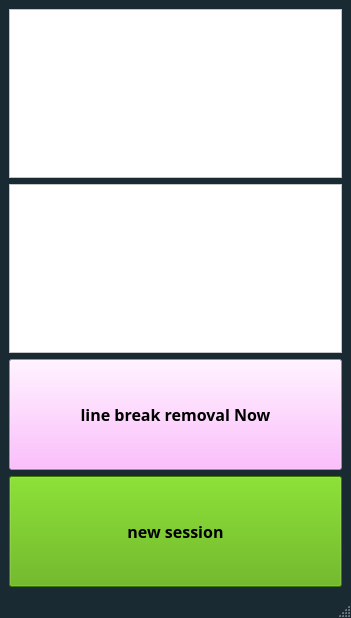
<?xml version="1.0" encoding="UTF-8"?>
<ui version="4.0">
 <class>MainWindow</class>
 <widget class="QMainWindow" name="MainWindow">
  <property name="geometry">
   <rect>
    <x>0</x>
    <y>0</y>
    <width>351</width>
    <height>618</height>
   </rect>
  </property>
  <property name="sizePolicy">
   <sizepolicy hsizetype="Preferred" vsizetype="Preferred">
    <horstretch>0</horstretch>
    <verstretch>0</verstretch>
   </sizepolicy>
  </property>
  <property name="palette">
   <palette>
    <active>
     <colorrole role="ButtonText">
      <brush brushstyle="SolidPattern">
       <color alpha="255">
        <red>242</red>
        <green>178</green>
        <blue>55</blue>
       </color>
      </brush>
     </colorrole>
     <colorrole role="Window">
      <brush brushstyle="SolidPattern">
       <color alpha="255">
        <red>25</red>
        <green>42</green>
        <blue>50</blue>
       </color>
      </brush>
     </colorrole>
    </active>
    <inactive>
     <colorrole role="ButtonText">
      <brush brushstyle="SolidPattern">
       <color alpha="255">
        <red>242</red>
        <green>178</green>
        <blue>55</blue>
       </color>
      </brush>
     </colorrole>
     <colorrole role="Window">
      <brush brushstyle="SolidPattern">
       <color alpha="255">
        <red>25</red>
        <green>42</green>
        <blue>50</blue>
       </color>
      </brush>
     </colorrole>
    </inactive>
    <disabled>
     <colorrole role="Base">
      <brush brushstyle="SolidPattern">
       <color alpha="255">
        <red>25</red>
        <green>42</green>
        <blue>50</blue>
       </color>
      </brush>
     </colorrole>
     <colorrole role="Window">
      <brush brushstyle="SolidPattern">
       <color alpha="255">
        <red>25</red>
        <green>42</green>
        <blue>50</blue>
       </color>
      </brush>
     </colorrole>
    </disabled>
   </palette>
  </property>
  <property name="windowTitle">
   <string>dehmovlaei</string>
  </property>
  <widget class="QWidget" name="centralwidget">
   <layout class="QGridLayout" name="gridLayout">
    <item row="0" column="0">
     <widget class="QTextEdit" name="textEdit_1">
      <property name="font">
       <font>
        <family>SG Kara SemiBold</family>
        <pointsize>9</pointsize>
        <italic>false</italic>
        <bold>false</bold>
       </font>
      </property>
      <property name="styleSheet">
       <string notr="true">background-color: rgb(255, 255, 255);
font: 9pt &quot;SG Kara SemiBold&quot;;</string>
      </property>
     </widget>
    </item>
    <item row="4" column="0">
     <widget class="QPushButton" name="btn_1">
      <property name="sizePolicy">
       <sizepolicy hsizetype="Preferred" vsizetype="Preferred">
        <horstretch>111</horstretch>
        <verstretch>111</verstretch>
       </sizepolicy>
      </property>
      <property name="minimumSize">
       <size>
        <width>111</width>
        <height>111</height>
       </size>
      </property>
      <property name="maximumSize">
       <size>
        <width>333</width>
        <height>333</height>
       </size>
      </property>
      <property name="font">
       <font>
        <family>Segoe Script</family>
        <pointsize>12</pointsize>
        <italic>false</italic>
        <bold>true</bold>
       </font>
      </property>
      <property name="styleSheet">
       <string notr="true">QPushButton{
	background-color: rgb(85, 170, 0);
font: 700 12pt &quot;Segoe Script&quot;;
}

</string>
      </property>
      <property name="text">
       <string>new session</string>
      </property>
     </widget>
    </item>
    <item row="1" column="0">
     <widget class="QTextEdit" name="textEdit_2">
      <property name="font">
       <font>
        <family>SG Kara SemiBold</family>
        <pointsize>9</pointsize>
        <italic>false</italic>
        <bold>false</bold>
       </font>
      </property>
      <property name="styleSheet">
       <string notr="true">background-color: rgb(255, 255, 255);
font: 9pt &quot;SG Kara SemiBold&quot;;</string>
      </property>
     </widget>
    </item>
    <item row="2" column="0">
     <widget class="QPushButton" name="btn_2">
      <property name="sizePolicy">
       <sizepolicy hsizetype="Preferred" vsizetype="Preferred">
        <horstretch>111</horstretch>
        <verstretch>111</verstretch>
       </sizepolicy>
      </property>
      <property name="minimumSize">
       <size>
        <width>111</width>
        <height>111</height>
       </size>
      </property>
      <property name="maximumSize">
       <size>
        <width>333</width>
        <height>333</height>
       </size>
      </property>
      <property name="font">
       <font>
        <family>Segoe Script</family>
        <pointsize>12</pointsize>
        <italic>false</italic>
        <bold>true</bold>
       </font>
      </property>
      <property name="styleSheet">
       <string notr="true">QPushButton{
	font: 700 12pt &quot;Segoe Script&quot;;
	background-color: rgb(255, 170, 255)
}</string>
      </property>
      <property name="text">
       <string>line break removal Now</string>
      </property>
     </widget>
    </item>
   </layout>
  </widget>
  <widget class="QStatusBar" name="statusBar"/>
 </widget>
 <resources/>
 <connections/>
</ui>
